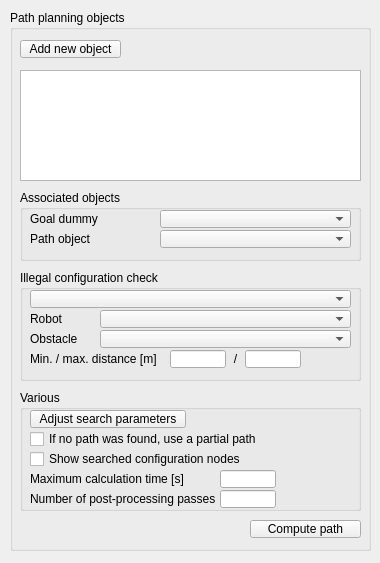
<?xml version="1.0" encoding="UTF-8"?>
<ui version="4.0">
 <class>CQDlgPathPlanning</class>
 <widget class="QDialog" name="CQDlgPathPlanning">
  <property name="geometry">
   <rect>
    <x>0</x>
    <y>0</y>
    <width>380</width>
    <height>563</height>
   </rect>
  </property>
  <property name="windowTitle">
   <string>Path Planning</string>
  </property>
  <property name="locale">
   <locale language="English" country="UnitedStates"/>
  </property>
  <widget class="QGroupBox" name="qqPathPlanningGroup">
   <property name="geometry">
    <rect>
     <x>10</x>
     <y>10</y>
     <width>361</width>
     <height>541</height>
    </rect>
   </property>
   <property name="title">
    <string>Path planning objects</string>
   </property>
   <property name="flat">
    <bool>false</bool>
   </property>
   <widget class="QToolButton" name="qqAddNew">
    <property name="geometry">
     <rect>
      <x>10</x>
      <y>30</y>
      <width>101</width>
      <height>18</height>
     </rect>
    </property>
    <property name="focusPolicy">
     <enum>Qt::StrongFocus</enum>
    </property>
    <property name="text">
     <string>Add new object</string>
    </property>
   </widget>
   <widget class="QListWidget" name="qqList">
    <property name="geometry">
     <rect>
      <x>10</x>
      <y>60</y>
      <width>341</width>
      <height>111</height>
     </rect>
    </property>
   </widget>
   <widget class="QGroupBox" name="groupBox_2">
    <property name="geometry">
     <rect>
      <x>10</x>
      <y>180</y>
      <width>341</width>
      <height>71</height>
     </rect>
    </property>
    <property name="title">
     <string>Associated objects</string>
    </property>
    <property name="flat">
     <bool>false</bool>
    </property>
    <widget class="QLabel" name="label">
     <property name="geometry">
      <rect>
       <x>10</x>
       <y>20</y>
       <width>131</width>
       <height>18</height>
      </rect>
     </property>
     <property name="text">
      <string>Goal dummy</string>
     </property>
    </widget>
    <widget class="QComboBox" name="qqGoalCombo">
     <property name="geometry">
      <rect>
       <x>140</x>
       <y>20</y>
       <width>191</width>
       <height>18</height>
      </rect>
     </property>
    </widget>
    <widget class="QLabel" name="label_2">
     <property name="geometry">
      <rect>
       <x>10</x>
       <y>40</y>
       <width>131</width>
       <height>18</height>
      </rect>
     </property>
     <property name="text">
      <string>Path object</string>
     </property>
    </widget>
    <widget class="QComboBox" name="qqPathCombo">
     <property name="geometry">
      <rect>
       <x>140</x>
       <y>40</y>
       <width>191</width>
       <height>18</height>
      </rect>
     </property>
    </widget>
   </widget>
   <widget class="QGroupBox" name="groupBox_3">
    <property name="geometry">
     <rect>
      <x>10</x>
      <y>260</y>
      <width>341</width>
      <height>111</height>
     </rect>
    </property>
    <property name="title">
     <string>Illegal configuration check</string>
    </property>
    <property name="flat">
     <bool>false</bool>
    </property>
    <widget class="QComboBox" name="qqCheckTypeCombo">
     <property name="geometry">
      <rect>
       <x>10</x>
       <y>20</y>
       <width>321</width>
       <height>18</height>
      </rect>
     </property>
    </widget>
    <widget class="QLabel" name="label_3">
     <property name="geometry">
      <rect>
       <x>10</x>
       <y>80</y>
       <width>141</width>
       <height>18</height>
      </rect>
     </property>
     <property name="text">
      <string>Min. / max. distance [m]</string>
     </property>
    </widget>
    <widget class="QLineEdit" name="qqMinDist">
     <property name="geometry">
      <rect>
       <x>150</x>
       <y>80</y>
       <width>56</width>
       <height>18</height>
      </rect>
     </property>
    </widget>
    <widget class="QLineEdit" name="qqMaxDist">
     <property name="geometry">
      <rect>
       <x>225</x>
       <y>80</y>
       <width>56</width>
       <height>18</height>
      </rect>
     </property>
    </widget>
    <widget class="QLabel" name="label_4">
     <property name="geometry">
      <rect>
       <x>10</x>
       <y>40</y>
       <width>71</width>
       <height>18</height>
      </rect>
     </property>
     <property name="text">
      <string>Robot</string>
     </property>
    </widget>
    <widget class="QComboBox" name="qqRobotCombo">
     <property name="geometry">
      <rect>
       <x>80</x>
       <y>40</y>
       <width>251</width>
       <height>18</height>
      </rect>
     </property>
    </widget>
    <widget class="QLabel" name="label_5">
     <property name="geometry">
      <rect>
       <x>10</x>
       <y>60</y>
       <width>71</width>
       <height>18</height>
      </rect>
     </property>
     <property name="text">
      <string>Obstacle</string>
     </property>
    </widget>
    <widget class="QComboBox" name="qqObstacleCombo">
     <property name="geometry">
      <rect>
       <x>80</x>
       <y>60</y>
       <width>251</width>
       <height>18</height>
      </rect>
     </property>
    </widget>
    <widget class="QLabel" name="label_6">
     <property name="geometry">
      <rect>
       <x>205</x>
       <y>80</y>
       <width>21</width>
       <height>18</height>
      </rect>
     </property>
     <property name="text">
      <string>/</string>
     </property>
     <property name="alignment">
      <set>Qt::AlignCenter</set>
     </property>
    </widget>
   </widget>
   <widget class="QGroupBox" name="groupBox_4">
    <property name="geometry">
     <rect>
      <x>10</x>
      <y>380</y>
      <width>341</width>
      <height>121</height>
     </rect>
    </property>
    <property name="title">
     <string>Various</string>
    </property>
    <property name="flat">
     <bool>false</bool>
    </property>
    <widget class="QToolButton" name="qqAdjustSearchParameters">
     <property name="geometry">
      <rect>
       <x>10</x>
       <y>20</y>
       <width>156</width>
       <height>18</height>
      </rect>
     </property>
     <property name="focusPolicy">
      <enum>Qt::StrongFocus</enum>
     </property>
     <property name="text">
      <string>Adjust search parameters</string>
     </property>
    </widget>
    <widget class="QCheckBox" name="qqUsePartialPath">
     <property name="geometry">
      <rect>
       <x>10</x>
       <y>40</y>
       <width>251</width>
       <height>18</height>
      </rect>
     </property>
     <property name="focusPolicy">
      <enum>Qt::StrongFocus</enum>
     </property>
     <property name="text">
      <string>If no path was found, use a partial path</string>
     </property>
    </widget>
    <widget class="QCheckBox" name="qqShowNodes">
     <property name="geometry">
      <rect>
       <x>10</x>
       <y>60</y>
       <width>261</width>
       <height>18</height>
      </rect>
     </property>
     <property name="focusPolicy">
      <enum>Qt::StrongFocus</enum>
     </property>
     <property name="text">
      <string>Show searched configuration nodes</string>
     </property>
    </widget>
    <widget class="QLabel" name="label_14">
     <property name="geometry">
      <rect>
       <x>10</x>
       <y>80</y>
       <width>191</width>
       <height>18</height>
      </rect>
     </property>
     <property name="text">
      <string>Maximum calculation time [s]</string>
     </property>
    </widget>
    <widget class="QLineEdit" name="qqMaxCalcTime">
     <property name="geometry">
      <rect>
       <x>200</x>
       <y>80</y>
       <width>56</width>
       <height>18</height>
      </rect>
     </property>
    </widget>
    <widget class="QLineEdit" name="qqPostProcessingPasses">
     <property name="geometry">
      <rect>
       <x>200</x>
       <y>100</y>
       <width>56</width>
       <height>18</height>
      </rect>
     </property>
    </widget>
    <widget class="QLabel" name="label_15">
     <property name="geometry">
      <rect>
       <x>10</x>
       <y>100</y>
       <width>191</width>
       <height>18</height>
      </rect>
     </property>
     <property name="text">
      <string>Number of post-processing passes</string>
     </property>
    </widget>
   </widget>
   <widget class="QToolButton" name="qqComputePath">
    <property name="geometry">
     <rect>
      <x>240</x>
      <y>510</y>
      <width>111</width>
      <height>18</height>
     </rect>
    </property>
    <property name="focusPolicy">
     <enum>Qt::StrongFocus</enum>
    </property>
    <property name="text">
     <string>Compute path</string>
    </property>
   </widget>
  </widget>
 </widget>
 <tabstops>
  <tabstop>qqAddNew</tabstop>
  <tabstop>qqList</tabstop>
  <tabstop>qqGoalCombo</tabstop>
  <tabstop>qqPathCombo</tabstop>
  <tabstop>qqCheckTypeCombo</tabstop>
  <tabstop>qqRobotCombo</tabstop>
  <tabstop>qqObstacleCombo</tabstop>
  <tabstop>qqMinDist</tabstop>
  <tabstop>qqMaxDist</tabstop>
  <tabstop>qqAdjustSearchParameters</tabstop>
  <tabstop>qqUsePartialPath</tabstop>
  <tabstop>qqShowNodes</tabstop>
  <tabstop>qqMaxCalcTime</tabstop>
  <tabstop>qqPostProcessingPasses</tabstop>
  <tabstop>qqComputePath</tabstop>
 </tabstops>
 <resources/>
 <connections/>
</ui>
